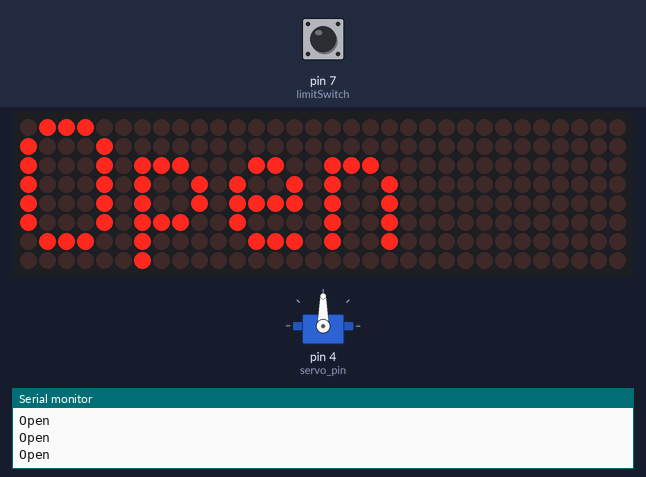
Bench run of a sketch on a simulated Arduino Uno, built with avr-gcc and run on an emulated ATmega328P. On the bench: servo, 32×8 LED matrix, the last lines printed to the serial monitor. Inputs (shaded band) come from the test bench; at power-on: pin 7 (limitSwitch) HIGH.

Above: at 1.2 s.
1.3 s: pin 7 (limitSwitch) pulled LOW for 0.15 s
At 1.8 s:
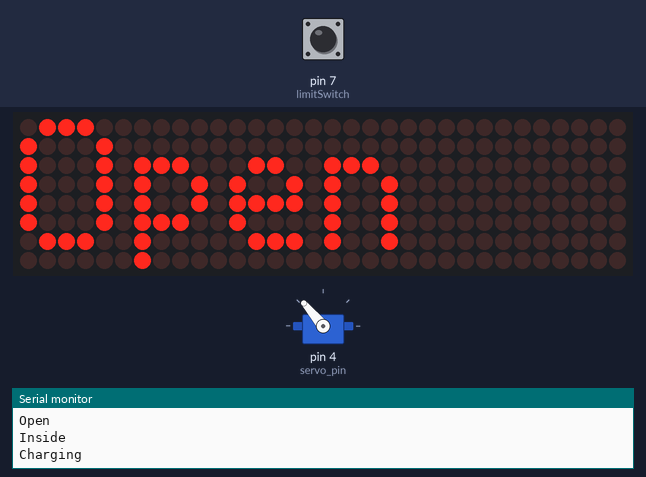
At 4.1 s:
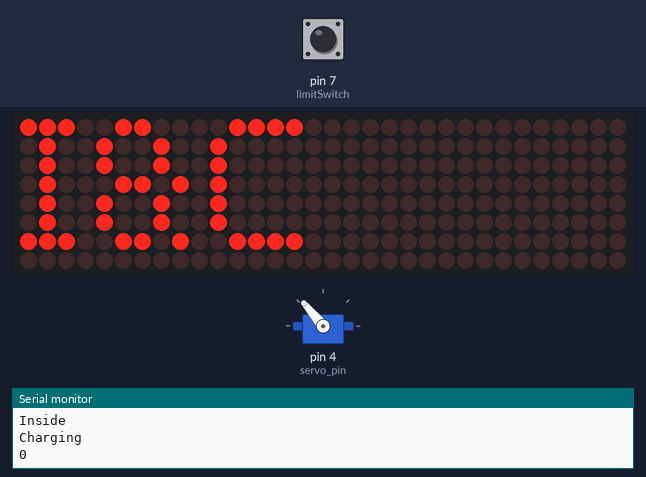
4.4 s: pin 7 (limitSwitch) pulled LOW for 1 s
6.9 s: pin 7 (limitSwitch) pulled LOW for 3.2 s
At 16.5 s:
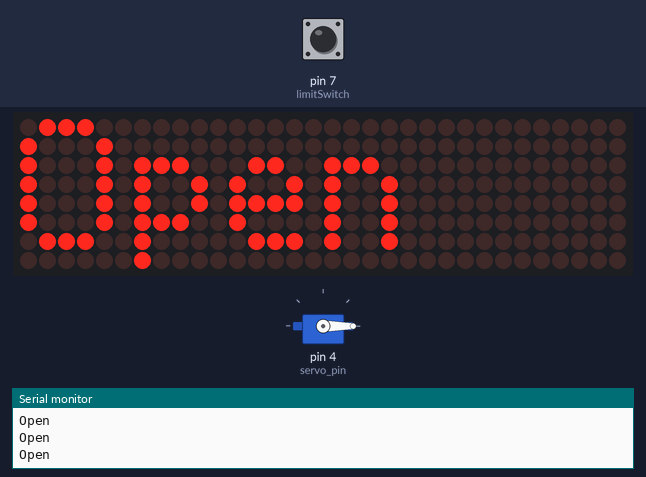
Timing chart, 0 to 17.6 s (numbered marks = the images above; inputs shaded):
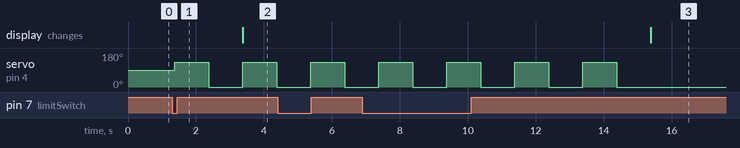

Measured:
- after the input at 1.3 s, servo on pin 4 (servo_pin): alternates 130° for 1.0 s and 0° for 1.0 s, starting after 0.08 s

The sketch:

sketch_box.ino
```cpp
#include <Servo.h>
#include <MD_Parola.h>
#include <MD_MAX72xx.h>
#include <SPI.h>
#include <ezButton.h>

#define HARDWARE_TYPE MD_MAX72XX::FC16_HW
// #define HARDWARE_TYPE MD_MAX72XX::GENERIC_HW

#define MAX_DEVICES 4
#define CS_PIN 10

int servo_pin = 4;
int outside = 0;
int charge = 0;
int rotate = 0;
ezButton limitSwitch(7);
Servo first_servo;
MD_Parola myDisplay = MD_Parola(HARDWARE_TYPE, CS_PIN, MAX_DEVICES);

void setup() {
  Serial.begin(9600);
  limitSwitch.setDebounceTime(50);
  first_servo.attach(servo_pin);
  myDisplay.begin();
  myDisplay.setIntensity(4);
  myDisplay.displayClear();
}

void openGates(){
  first_servo.write(135);
}

void closeGates(){
  first_servo.write(0);
}


void loop() {
  limitSwitch.loop();
  if (charge == 1) {
    first_servo.write(130);
    delay(1000);
    first_servo.write(0);
    delay(1000);
    Serial.println(first_servo.read());
    myDisplay.print("I&C");
    // При нажатии будет гореть Inside после 5 секунд загорается Charge
  }
  if (outside == 0){
    Serial.println("Open");
    // first_servo.write(0);
    myDisplay.setTextAlignment(PA_LEFT);
    myDisplay.print("Open");
  }


  if(limitSwitch.isPressed()) {
    Serial.println("Inside");
    Serial.println("Charging");
    outside = 1;
    charge = 1;
  }

  if(limitSwitch.isReleased()) {
    Serial.println("Inside");
    charge = 0;
    outside = 0;
  }
  if (myDisplay.displayAnimate()) {
    myDisplay.displayReset();
  }
}
```
